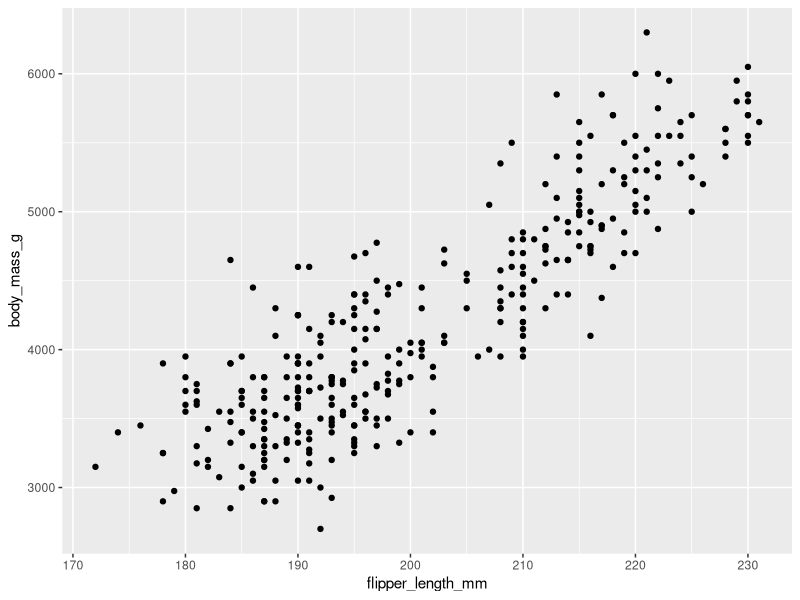
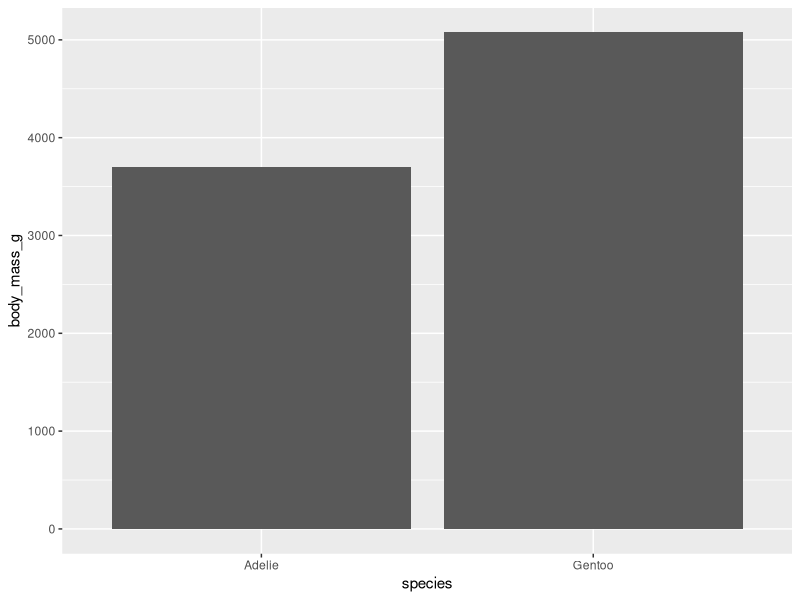

Write the R code that produced these figures, in order.
## ---- chunk 1
#| message: false

library(tidyverse)
library(broom)
library(knitr)
library(here)
library(palmerpenguins)
## ---- chunk 2
penguins %>%
  ggplot(aes(x=flipper_length_mm, y=body_mass_g)) +
  geom_point()
## ---- chunk 3
penguins %>%
  lm(
    body_mass_g ~ flipper_length_mm,
    data = .
  ) %>%
  tidy() %>%
  kable()
## ---- chunk 4
penguins %>%
  filter(species %in% c("Adelie", "Gentoo")) %>%
  group_by(species) %>%
  summarise(
    body_mass_g = mean(body_mass_g, na.rm=TRUE),
    .groups = "drop"
  ) %>%
  ggplot(aes(x=species, y=body_mass_g)) +
  geom_col()
## ---- chunk 5
penguins %>%
  filter(species %in% c("Adelie", "Gentoo")) %>%
  lm(
    body_mass_g ~ species,
    data = .
  ) %>%
  tidy() %>%
  kable()
## ---- chunk 6
with(
  penguins,
  cor.test(flipper_length_mm, body_mass_g)
) %>%
  tidy() %>%
  kable()
## ---- chunk 7
0.8712018 * with(
  penguins,
  sd(body_mass_g, na.rm = TRUE) / sd(flipper_length_mm, na.rm = TRUE)
)
## ---- chunk 8
penguins %>%
  lm(
    body_mass_g ~ flipper_length_mm,
    data = .
  ) %>%
  tidy() %>%
  kable()
## ---- chunk 9
with(
  penguins %>% filter(species %in% c("Adelie", "Gentoo")),
  t.test(body_mass_g ~ species, var.equal = TRUE)
) %>%
  tidy() %>%
  kable()
## ---- chunk 10
penguins %>%
  filter(species %in% c("Adelie", "Gentoo")) %>%
  lm(
    body_mass_g ~ species,
    data = .
  ) %>%
  tidy() %>%
  kable()
